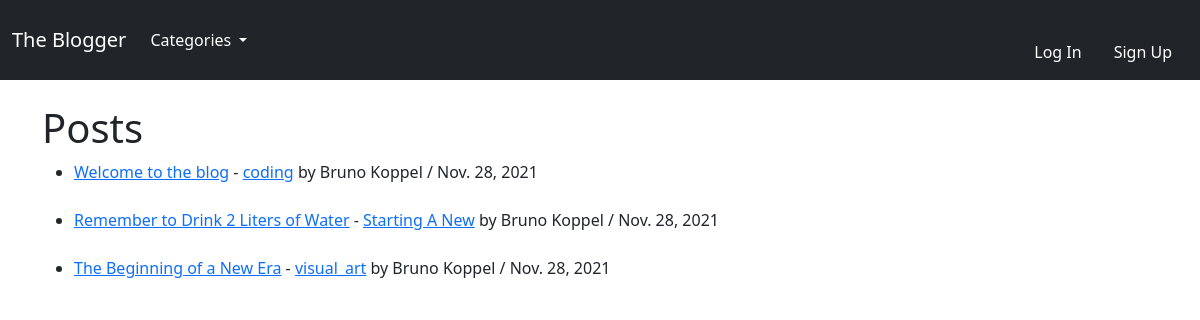
The app's page /, older data.
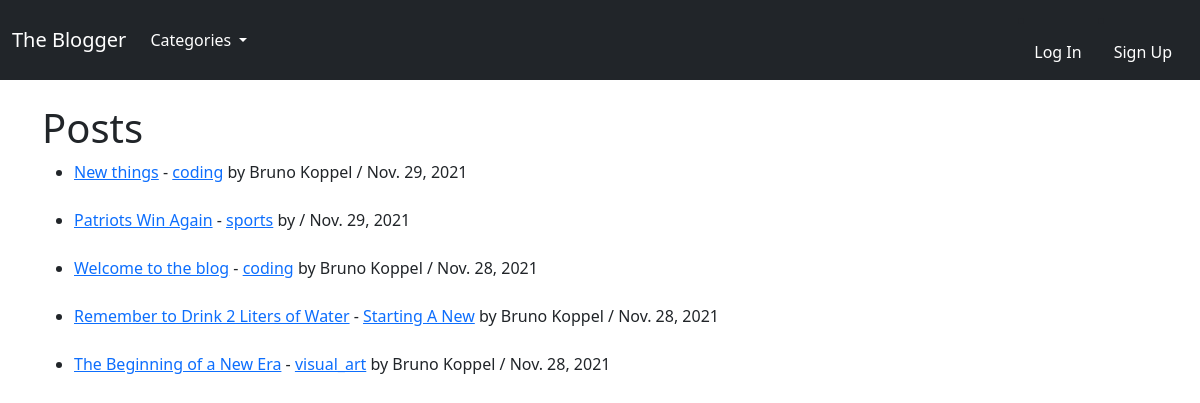
The same page, newer data.
### blogfeed/models.py (models this page shows, shortened)
class Post(models.Model):
    title = models.CharField(max_length=255)
    title_tag = models.CharField(max_length=255, default="the blogger")
    post_date = models.DateField(auto_now_add=True)
    author = models.ForeignKey(User, on_delete=models.CASCADE)
    body = RichTextField(blank=True, null=True)
    date_added = models.DateTimeField(auto_now_add=True)
    category = models.CharField(max_length=255, default='uncategorized')
    likes = models.ManyToManyField(User, related_name='blog_post')

### blogfeed/views.py (the view)
# urls.py: path('', HomeView.as_view(), name="home"),
class HomeView(ListView):
    model = Post
    template_name = 'home.html'
    categories = Category.objects.all()
    ordering = ['-post_date']
    def get_context_data(self, *args, **kwargs):
        category_list = Category.objects.all()
        context = super(HomeView, self).get_context_data(*args, **kwargs)
        context["category_list"] = category_list
        return context

### blogfeed/models.py (called while the page is built)
    def __str__(self):
        return self.name

### blogfeed/templates/home.html (shortened to what this page needs)
{% extends 'base.html' %}
{% block content %}
<h1>Posts</h1>
<ul>
  {% for post in object_list %}
  <li>
    <a href="{% url 'post_details' post.pk %}">{{ post.title }}</a>
    -
    <a href="{% url 'category' post.category|slugify %}">{{ post.category }}</a>
    by {{ post.author.first_name }} {{ post.author.last_name }} / {{ post.post_date }}
  </li>
  {% endfor %}
</ul>
{% endblock %}

### blogfeed/templates/base.html (shortened to what this page needs)
<!doctype html>
<html lang="en">
<head>
  <link href="https://cdn.jsdelivr.net/npm/bootstrap@5.1.3/dist/css/bootstrap.min.css" rel="stylesheet"
>
</head>
<body>
  <nav class="navbar navbar-expand-lg navbar-dark bg-dark">
    <div class="container-fluid">
      <a class="navbar-brand" href="{% url 'home' %}">The Blogger</a>
      <div class="collapse navbar-collapse " id="navbarSupportedContent">
        <ul class="navbar-nav me-auto mb-2 mb-lg-0">
          {% if category_list %}
          <li class="nav-item dropdown">
            <a class="nav-link dropdown-toggle active" href="#" id="navbarDropdown" role="button"
              data-bs-toggle="dropdown" aria-expanded="false" style="color: #ffffff;">
              Categories
            </a>
          </li>
          {% else %}
          <li class="nav-item">
            <a class="nav-link active" aria-current="page" href="{% url 'category_list' %}">Categories</a>
          </li>
          {% endif %}
        </ul>
        {% if user.is_authenticated %}
        <li class="nav-item dropdown">
          <a class="nav-link active dropdown-toggle" href="#" id="navbarDropdown" role="button"
            data-bs-toggle="dropdown" aria-expanded="false" style="color: #ffffff;">
            Logged in as, {{ user.username }}: {{ user.first_name }} {{ user.last_name }}
          </a>
          <ul class="dropdown-menu" aria-labelledby="navbarDropdown">
            <li><a class="dropdown-item" href="{% url 'profile_page' %}">Update Profile</a></li>
            <li><a class="dropdown-item" href="{% url 'logout' %}">Log Out</a></li>
          </ul>
        </li>
        {% else %}
        <li class="nav-item">
          <a class="nav-link active" aria-current="page" style="color: #ffffff;" href="{% url 'login' %}">Log In</a>
        </li>
        <li class="nav-item">
          <a class="nav-link active" aria-current="page" style="color: #ffffff;" href="{% url 'register' %}">Sign Up</a>
        </li>
        {% endif %}
      </div>
    </div>
  </nav>
  <br />
  <div class="container">
    {% block content %}
    {% endblock %}
  </div>
</body>
</html>

Row changes from the older to the newer data that the page shows:
added Post: title "New things", category "coding", author.first_name "Bruno", author.last_name "Koppel", post_date "Nov. 29, 2021"
added Post: title "Patriots Win Again", category "sports", post_date "Nov. 29, 2021"
